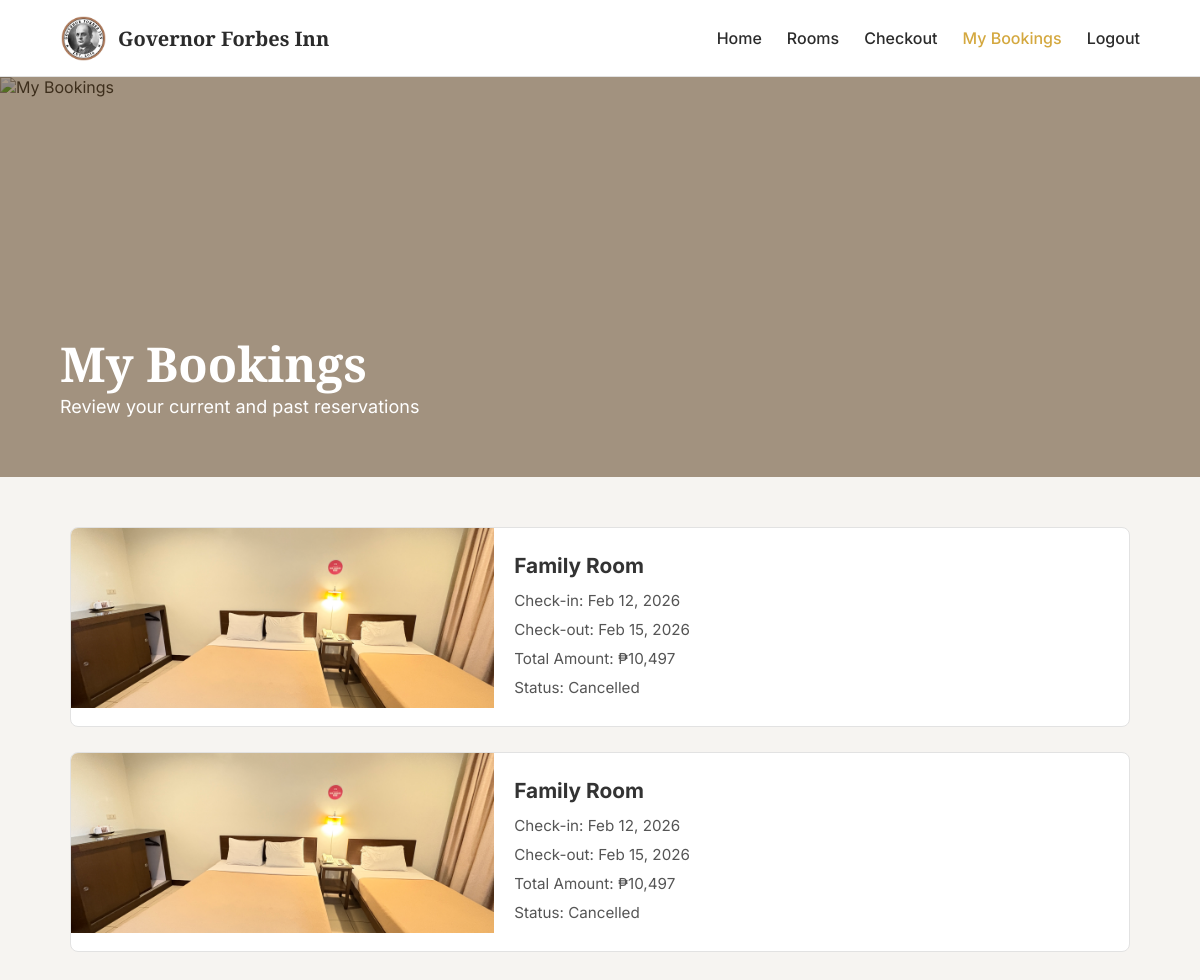
The app's page /my-bookings.php (signed in) with its own data.
### tables this page shows
CREATE TABLE `transaction` (
  `ReservationID` varchar(255) NOT NULL,
  `CustomerID` varchar(255) NOT NULL,
  `CheckInDate` datetime(6) NOT NULL,
  `CheckOutDate` datetime(6) NOT NULL,
  `TotalAmount` float NOT NULL,
  `DownPayment` float NOT NULL,
  `PaymentStatus` varchar(255) NOT NULL,
  `ReservationStatus` varchar(255) NOT NULL,
  `BookingDate` datetime(6) NOT NULL,
  `Discount` varchar(255) NOT NULL,
  `PromoID` varchar(255) NOT NULL
);

CREATE TABLE `room_type` (
  `RoomTypeID` varchar(255) NOT NULL,
  `TypeName` varchar(255) NOT NULL,
  `Description` varchar(255) NOT NULL,
  `BasePrice` float NOT NULL,
  `MaxCapacity` int(11) NOT NULL
);

### my-bookings.php (the view, shortened to what this page needs)
<?php
require 'db.php';
$customerID = $_SESSION['CustomerID'];
$stmt = $conn->prepare("
    SELECT
        t.ReservationID,
        t.CheckInDate,
        t.CheckOutDate,
        t.TotalAmount,
        t.ReservationStatus,
        rt.TypeName,
        rt.RoomTypeID
    FROM `transaction` t
    JOIN reservation_room rr ON t.ReservationID = rr.ReservationID
    JOIN room r ON rr.RoomID = r.RoomID
    JOIN room_type rt ON r.RoomTypeID = rt.RoomTypeID
    WHERE t.CustomerID = ?
    ORDER BY t.BookingDate DESC
");
$stmt->bind_param("s", $customerID);
$stmt->execute();
$result = $stmt->get_result();
?>
<!DOCTYPE html>
<html lang="en">
<head>
    <link rel="stylesheet" href="checkout.css">
</head>
<body>
    <nav>
        <div class="nav-left">
            <div class="logo"><img src="logo.png" alt="Logo"></div>
            <span class="brand">Governor Forbes Inn</span>
        </div>
        <ul id="nav-links">
            <li><a href="homepage.php" class="nav-link">Home</a></li>
            <li><a href="rooms.php" class="nav-link">Rooms</a></li>
            <li><a href="checkout.php" class="nav-link">Checkout</a></li>
            <li><a href="my-bookings.php" class="nav-link active">My Bookings</a></li>
            <li><a href="logout.php" class="nav-link">Logout</a></li>
        </ul>
    </nav>
    <header class="hero">
        <img src="https://pix10.agoda.net/property/77022358/0/2327109d10c0f86ff4e52108e3b4a171.jpeg?ce=2&s=414x232"
            alt="My Bookings">
        <div class="hero-overlay"></div>
        <div class="hero-text">
            <h1>My Bookings</h1>
            <p>Review your current and past reservations</p>
        </div>
    </header>
    <section class="container">
        <?php if ($result->num_rows === 0): ?>
            <p>You have no bookings yet. <a href="rooms.php">Book a room now!</a></p>
        <?php else: ?>
            <?php while ($booking = $result->fetch_assoc()): ?>
                <div class="room-card-horizontal">
                    <div class="room-img">
                        <img src="images/rooms/<?= $booking['RoomTypeID']; ?>.jpg">
                    </div>
                    <div class="room-info">
                        <h3><?= $booking['TypeName']; ?></h3>
                        <p>Check-in: <?= date("M d, Y", strtotime($booking['CheckInDate'])); ?></p>
                        <p>Check-out: <?= date("M d, Y", strtotime($booking['CheckOutDate'])); ?></p>
                        <p>Total Amount: ₱<?= number_format($booking['TotalAmount']); ?></p>
                        <p>Status: <?= $booking['ReservationStatus']; ?></p>
                    </div>
                </div>
            <?php endwhile; ?>
        <?php endif; ?>
    </section>
</body>
</html>

### checkout.css (style rules this page uses)
body { background: #f6f4f1; font-family: 'Inter', sans-serif; color: #2b2b2b; }
nav { background: #fff; padding: 14px 60px; border-bottom: 1px solid #e2e2e2; display: flex; justify-content: space-between; align-items: center; }
.nav-left { display: flex; align-items: center; gap: 12px; }
.logo { width: 46px; height: 46px; display: flex; align-items: center; justify-content: center; }
.logo img { max-width: 100%; max-height: 100%; object-fit: contain; }
.brand { font-family: 'Playfair Display', serif; font-size: 20px; font-weight: 700; }
nav ul { list-style: none; display: flex; gap: 24px; }
nav a { text-decoration: none; color: #2b2b2b; }
nav a.active, nav a:hover { color: #d4a83f; }
.hero { position: relative; height: 60vh; overflow: hidden; }
.hero img { width: 100%; height: 100%; object-fit: cover; }
.hero-overlay { position: absolute; inset: 0; background: rgba(139, 69, 19, 0.35); }
.hero-text { position: absolute; bottom: 80px; left: 80px; color: #fff; }
.hero-text h1 { font-size: 3rem; font-family: 'Playfair Display', serif; }
.hero-text p { font-size: 1.2rem; }
.container { max-width: 1200px; margin: -60px auto 80px; padding: 0 24px; }
.room-card-horizontal .room-img { flex: 1 1 40%; min-width: 200px; max-height: 180px; overflow: hidden; }
.room-card-horizontal .room-img img { width: 100%; height: 100%; object-fit: cover; }
.room-card-horizontal .room-info { flex: 1 1 60%; padding: 15px 20px; }
.room-card-horizontal .room-info h3 { margin-top: 0; font-size: 1.3rem; color: #333; }
.room-card-horizontal .room-info p { margin: 5px 0; color: #555; font-size: 0.95rem; }

### my-bookings.php (style rules this page uses)
:root { --gold: #d4a83f; --dark-gold: #b78f2c; --bg: #f6f4f1; --white: #ffffff; --border: #e2e2e2; --text: #2b2b2b; --muted: #666; }
* { margin: 0; padding: 0; box-sizing: border-box; }
body { font-family: 'Inter', sans-serif; background: var(--bg); color: var(--text); }
nav { background: var(--white); padding: 15px 60px; border-bottom: 1px solid var(--border); display: flex; justify-content: space-between; align-items: center; }
.nav-left { display: flex; align-items: center; gap: 12px; }
.logo img { width: 45px; }
.brand { font-family: 'Playfair Display', serif; font-weight: 700; font-size: 20px; }
nav ul { list-style: none; display: flex; gap: 25px; }
nav a { text-decoration: none; color: var(--text); font-weight: 500; transition: 0.3s; }
nav a:hover, nav a.active { color: var(--gold); }
.hero { position: relative; height: 50vh; overflow: hidden; }
.hero img { width: 100%; height: 100%; object-fit: cover; }
.hero-overlay { position: absolute; inset: 0; background: rgba(80, 50, 15, 0.5); }
.hero-text { position: absolute; bottom: 60px; left: 60px; color: white; }
.hero-text h1 { font-family: 'Playfair Display', serif; font-size: 48px; }
.hero-text p { font-size: 18px; }
.container { max-width: 1100px; margin: 50px auto; padding: 0 20px; }
.room-card-horizontal { display: flex; background: var(--white); border: 1px solid var(--border); border-radius: 8px; overflow: hidden; margin-bottom: 25px; transition: 0.3s ease; min-height: 200px; }
.room-img { flex: 0 0 250px; height: 200px; overflow: hidden; }
.room-img img { width: 100%; height: 100%; object-fit: cover; display: block; }
.room-info { flex: 1; padding: 20px; display: flex; flex-direction: column; justify-content: center; }
.room-info h3 { margin-bottom: 8px; }
.room-info p { color: var(--muted); margin-bottom: 6px; }

### records on screen
transaction: room_type.RoomTypeID (picture), room_type.TypeName "Family Room", CheckInDate "Feb 12, 2026", CheckOutDate "Feb 15, 2026", TotalAmount "10,497", ReservationStatus "Cancelled"
transaction: room_type.RoomTypeID (picture), room_type.TypeName "Family Room", CheckInDate "Feb 12, 2026", CheckOutDate "Feb 15, 2026", TotalAmount "10,497", ReservationStatus "Cancelled"
